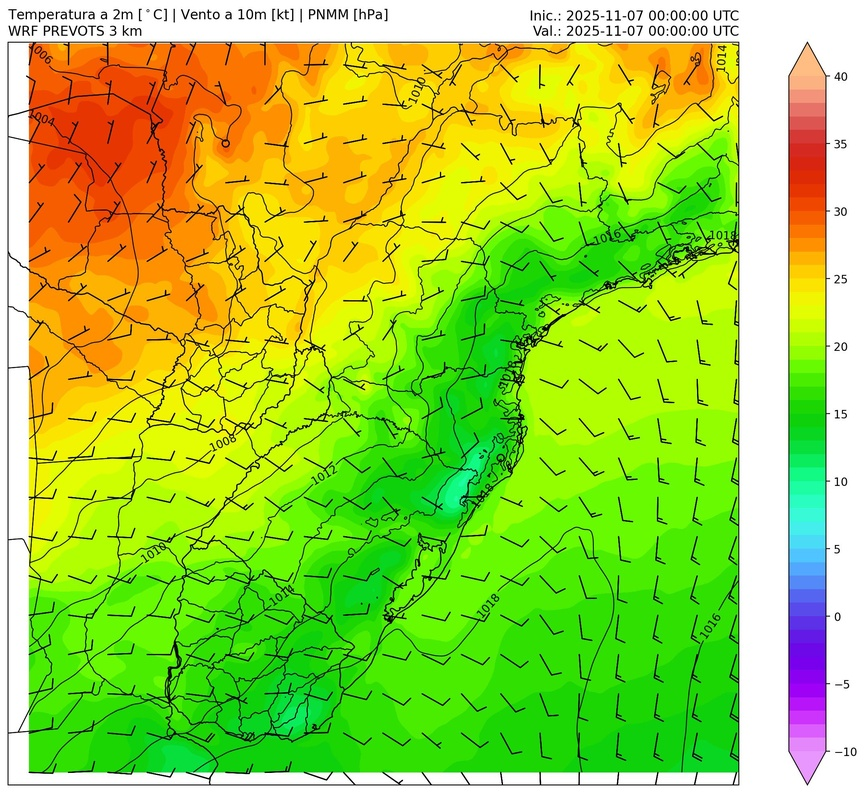
#> input picture T2m_new.jpg, 865 x 793 px, shrunk from 2153 x 1973 before the run
$ python test_bbox.py
#> lines starting #> are read from the running program, lines starting #| are printed output that depends on the picture
from PIL import Image, ImageDraw

def draw_bbox(image_path, out_path, x_frac=(0.18142419, 0.745), y_frac=(0.11, 0.88)):
#> called with image_path = 'T2m_new.jpg', out_path = 'T2m_test.jpg', x_frac = (0.181, 0.745), y_frac = (0.11, 0.88)
    img = Image.open(image_path)
#> img is the input picture: PIL image 865x793 RGB; mean R, G, B 161.1, 208.4, 61.9
    draw = ImageDraw.Draw(img)
    w, h = img.size
#> w = 865; h = 793

    x_min = w * x_frac[0]
#> x_min = 156.9
    x_max = w * x_frac[1]
#> x_max = 644.4

    y_top = h * (1 - y_frac[1])
#> y_top = 95.16
    y_bottom = h * (1 - y_frac[0])
#> y_bottom = 705.8

    draw.rectangle([x_min, y_top, x_max, y_bottom], outline="red", width=5)
    img.save(out_path)
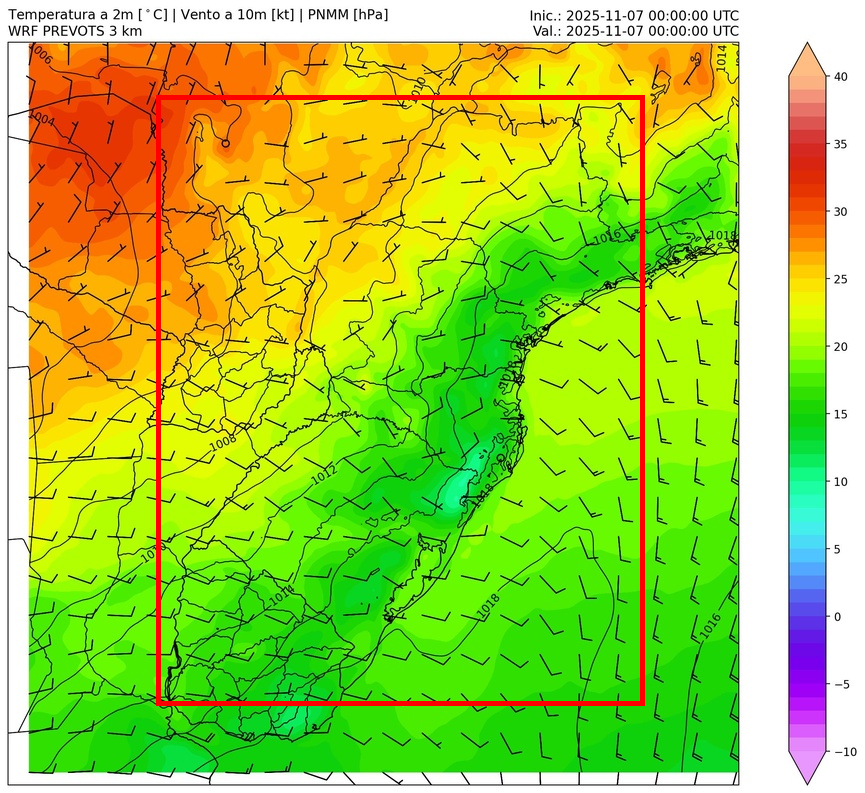
#> saved as T2m_test.jpg: PIL image 865x793 RGB; mean R, G, B 162.8, 205.2, 61.7

draw_bbox('T2m_new.jpg', 'T2m_test.jpg')
draw_bbox('mdbz_parana_new.jpg', 'mdbz_parana_test.jpg')
#> call 2 of draw_bbox, with image_path = 'mdbz_parana_new.jpg', out_path = 'mdbz_parana_test.jpg', x_frac = (0.181, 0.745), y_frac = (0.11, 0.88)
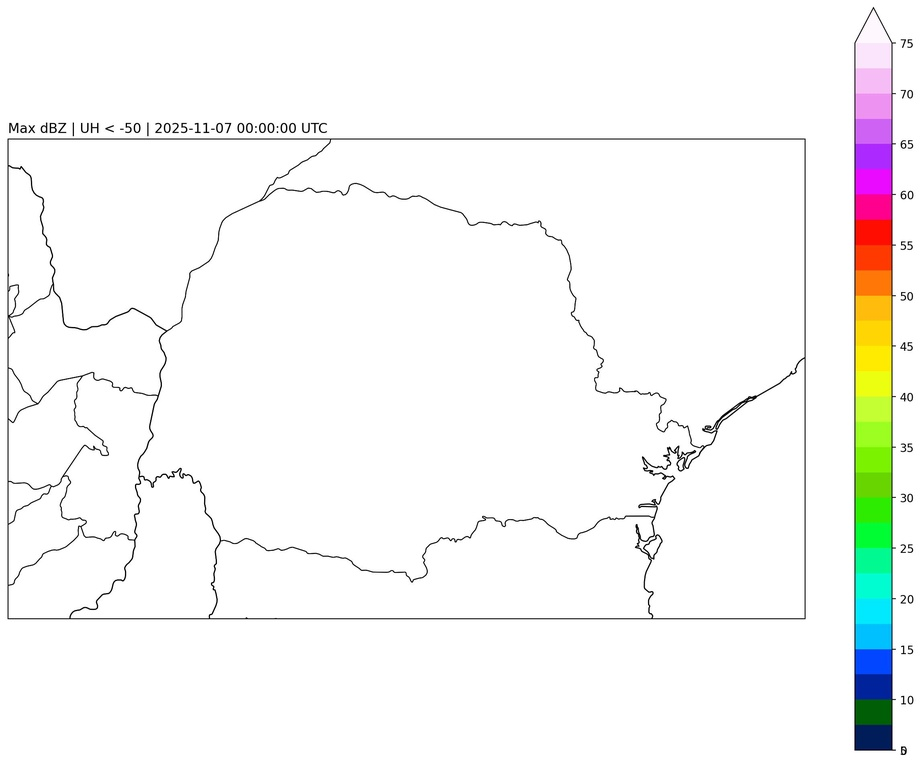
#> input picture mdbz_parana_new.jpg, 922 x 765 px, shrunk from 2295 x 1904 before the run
#> in draw_bbox, img is the input picture: PIL image 922x765 RGB; mean R, G, B 247.1, 247.6, 246
#> in draw_bbox (call 2), `img.save(out_path)`:
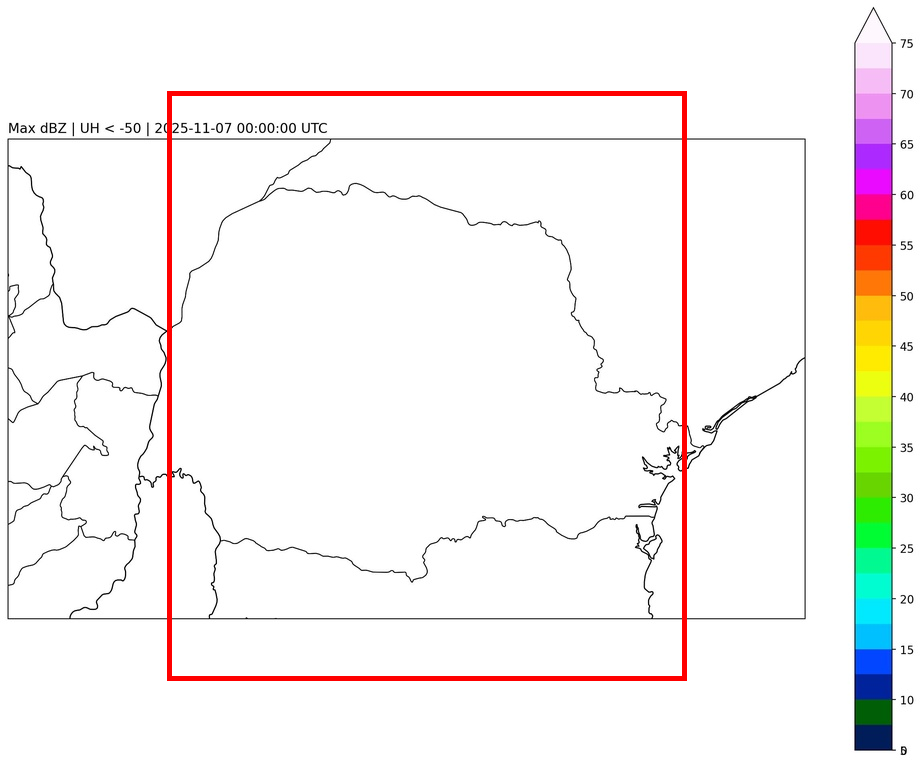
#> saved as mdbz_parana_test.jpg: PIL image 922x765 RGB; mean R, G, B 247.1, 243.6, 242.1
